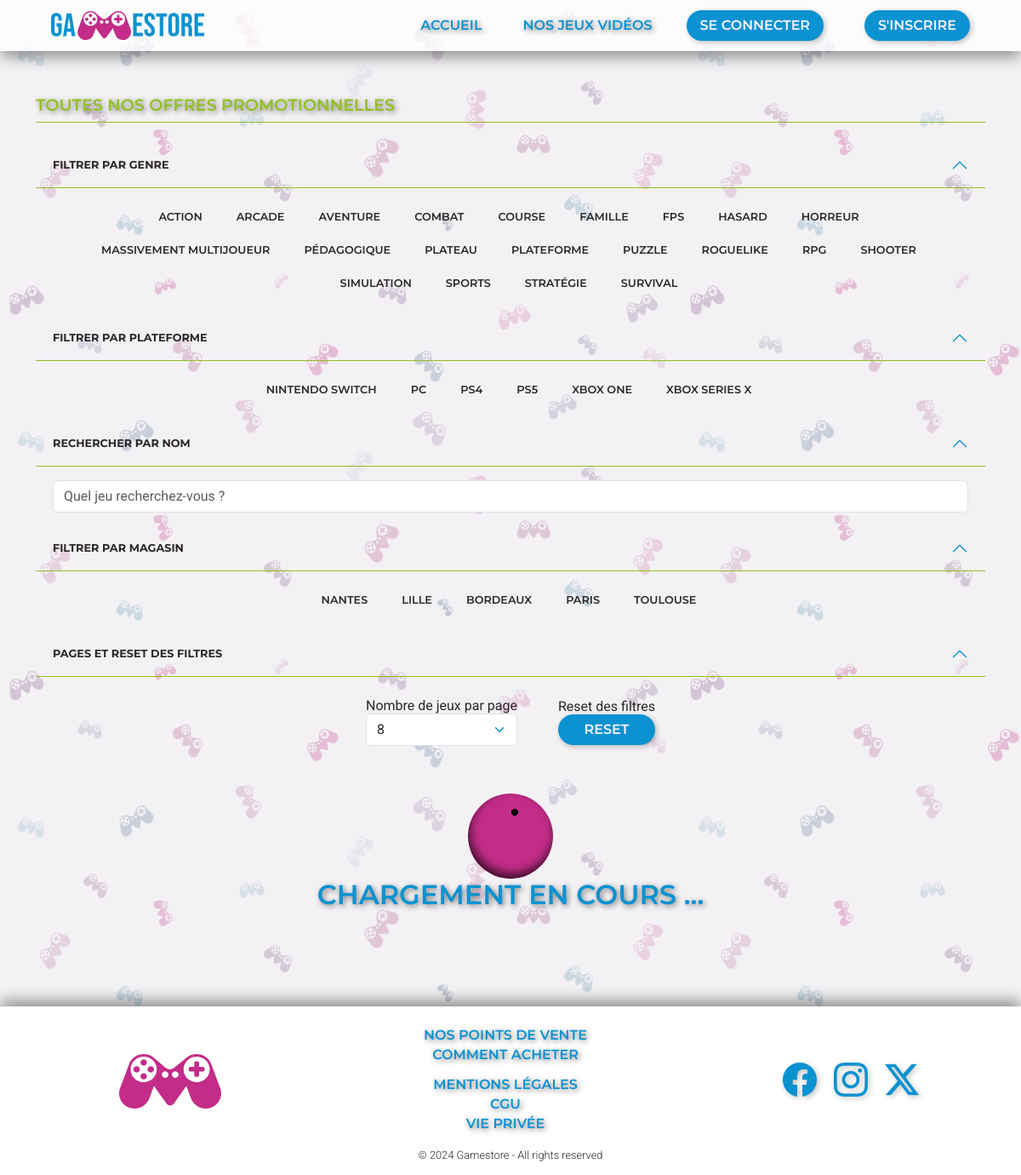
The page /dist/index.php?controller=games&action=promo on the database its author committed.
### tables this page shows
CREATE TABLE genre (
  id INT(11) UNSIGNED PRIMARY KEY AUTO_INCREMENT,
  name VARCHAR(100) NOT NULL UNIQUE
);

CREATE TABLE `platform` (
  id INT(11) UNSIGNED PRIMARY KEY AUTO_INCREMENT,
  name VARCHAR(100) NOT NULL UNIQUE
);

CREATE TABLE store (
  id INT(11) UNSIGNED PRIMARY KEY AUTO_INCREMENT,
  location VARCHAR(100) NOT NULL
);

### dist/index.php (called while the page is built, shortened)
<?php
require_once __DIR__.'/Autoload.php';
$controller = new App\Controller\RoutingController();
$controller->route();

### dist/App/Repository/MainRepository.php (called while the page is built, shortened)
<?php
class MainRepository
{
  public function __construct()
  {
    $mysql = Mysql::getInstance();
    $this->pdo = $mysql->getPDO();
  }
}

### dist/Autoload.php (called while the page is built, shortened)
<?php
class Autoload
{
  static function autoload($class)
  {
    $class = str_replace('\\', '/', $class);
  }
}

### dist/App/Db/Mysql.php (called while the page is built, shortened)
<?php
require_once __DIR__ . '/../../vendor/autoload.php';
class Mysql
{
  private function __construct()
  {
    $dotenv = new Dotenv(__DIR__ . '/../..');
  }
  private ?\PDO $pdo = null;
  private static ?self $_instance = null;
  public static function getInstance(): self
  {
    if (is_null(self::$_instance)) {
      self::$_instance = new Mysql();
    }
    return self::$_instance;
  }
  public function getPDO(): \PDO
  {
    if (is_null($this->pdo)) {
      try {
        $this->pdo = new \PDO("mysql:host=".$_ENV['DB_HOST'].";dbname=".$_ENV['DB_NAME'],$_ENV['DB_USER'], $_ENV['DB_PASSWORD']);
        $this->pdo->setAttribute(\PDO::ATTR_ERRMODE, \PDO::ERRMODE_EXCEPTION);
        $this->pdo->setAttribute(\PDO::ATTR_DEFAULT_FETCH_MODE, \PDO::FETCH_ASSOC);
      } catch (\PDOException $e) {
        echo _ERORR_MESSAGE_ . "(Erreur : " . $e->getCode() . ")";
        die();
      }
    }
    return $this->pdo;
  }
}

### dist/App/Repository/GenreRepository.php (called while the page is built, shortened)
<?php
class GenreRepository extends MainRepository
{
  public function getAllGenres(): array
  {
    $query = "SELECT * FROM genre";
    $stmt = $this->pdo->query($query);
    return $stmt->fetchAll();
  }
}

### dist/App/Tools/Security.php (called while the page is built, shortened)
<?php
class Security
{
  public static function secureInput(string $input): string
  {
    return htmlspecialchars(trim($input));
  }
}

### dist/App/Repository/PlatformRepository.php (called while the page is built, shortened)
<?php
class PlatformRepository extends MainRepository
{
  public function getAllPlatforms(): array
  {
    $query = "SELECT * FROM platform";
    $stmt = $this->pdo->query($query);
    return $stmt->fetchAll();
  }
}

### dist/App/Repository/StoreRepository.php (called while the page is built, shortened)
<?php
class StoreRepository extends MainRepository
{
  public function getAllStores(): array
  {
    $query = "SELECT * FROM store";
    $stmt = $this->pdo->query($query);
    return $stmt->fetchAll();
  }
}

### dist/templates/games/promo.php (the view, shortened to what this page needs)
<?php
require_once _TEMPLATEPATH_ . '/header.php'; ?>
<main class="container my-4 main">
  <section class="mt-2">
    <div class="d-flex justify-content-between gamestore-title">
      <h2 class="text-uppercase">Toutes nos offres promotionnelles</h2>
    </div>
  </section>
  <section class="my-4 pb-3">
    <div class="accordion" id="filters">
      <div class="accordion-item">
        <h2 class="accordion-header">
          <button class="accordion-button text-uppercase" type="button" data-bs-toggle="collapse" data-bs-target="#filter-genres" aria-expanded="true" aria-controls="filter-genres">
            Filtrer par genre
          </button>
        </h2>
        <div id="filter-genres" class="accordion-collapse collapse show">
          <div class="accordion-body row row-cols-auto justify-content-center">
            <?php foreach ($genres as $genre) : ?>
              <label class="btn btn-gamestore-outline-checked text-uppercase mb-1 me-1" for="btn-check-genre-<?= Security::secureInput($genre['id']) ?>"><?= Security::secureInput($genre['name']) ?></label>
            <?php endforeach; ?>
          </div>
        </div>
      </div>
      <div class="accordion-item">
        <h2 class="accordion-header">
          <button class="accordion-button text-uppercase" type="button" data-bs-toggle="collapse" data-bs-target="#filter-platform" aria-expanded="false" aria-controls="filter-platform">
            Filtrer par plateforme
          </button>
        </h2>
        <div id="filter-platform" class="accordion-collapse collapse show">
          <div class="accordion-body row row-cols-auto justify-content-center">
            <?php foreach ($platforms as $platform) : ?>
              <label class="btn btn-gamestore-outline-checked text-uppercase mb-1 me-1" for="btn-check-platform-<?= Security::secureInput($platform['id']) ?>"><?= Security::secureInput($platform['name']) ?></label>
            <?php endforeach; ?>
          </div>
        </div>
      </div>
      <div class="accordion-item">
        <h2 class="accordion-header">
          <button class="accordion-button text-uppercase" type="button" data-bs-toggle="collapse" data-bs-target="#filter-name" aria-expanded="false" aria-controls="filter-name">
            Rechercher par nom
          </button>
        </h2>
        <div id="filter-name" class="accordion-collapse collapse show">
          <div class="accordion-body">
            <input class="form-control" type="search" placeholder="Quel jeu recherchez-vous ?" id="search-game">
          </div>
        </div>
      </div>
      <div class="accordion-item">
        <h2 class="accordion-header">
          <button class="accordion-button text-uppercase" type="button" data-bs-toggle="collapse" data-bs-target="#filter-platform" aria-expanded="false" aria-controls="filter-platform">
            Filtrer par magasin
          </button>
        </h2>
        <div id="filter-store" class="accordion-collapse collapse show">
          <div class="accordion-body row row-cols-auto justify-content-center">
            <?php foreach ($stores as $store) : ?>
              <label class="btn btn-gamestore-outline-checked text-uppercase mb-1 me-1" for="btn-check-store-<?= Security::secureInput($store['id']) ?>"><?= Security::secureInput($store['location']) ?></label>
            <?php endforeach; ?>
          </div>
        </div>
      </div>
      <div class="accordion-item">
        <h2 class="accordion-header">
          <button class="accordion-button text-uppercase" type="button" data-bs-toggle="collapse" data-bs-target="#filter-pages" aria-expanded="false" aria-controls="filter-pages">
            Pages et reset des filtres
          </button>
        </h2>
        <div id="filter-pages" class="accordion-collapse collapse show">
          <div class="accordion-body d-flex justify-content-center">
            <div class="mt-2 d-flex align-items-center justify-content-center">
              <div class="text-center">Nombre de jeux par page
                <select class="form-select" id="games-per-page">
                  <option value="8" selected>8</option>
                </select>
              </div>
              <div class="text-center d-flex flex-column ms-5">
                <div>Reset des filtres</div>
                <button class="btn btn-gamestore text-uppercase" id="reset-filters">Reset</button>
              </div>
            </div>
          </div>
        </div>
      </div>
  </section>
  <div class="d-flex flex-column align-items-center" id="loading">
    <div class="loader"></div>
    <h4 class="text-uppercase fs-2 loading-title">Chargement en cours ...</h4>
  </div>
  <?php require_once _TEMPLATEPATH_ . '/footer.php'; ?>

### rows shown on the page
genre: name "ACTION"
genre: name "ARCADE"
genre: name "AVENTURE"
genre: name "COMBAT"
genre: name "COURSE"
genre: name "FAMILLE"
genre: name "FPS"
genre: name "HASARD"
genre: name "HORREUR"
genre: name "MASSIVEMENT MULTIJOUEUR"
genre: name "PÉDAGOGIQUE"
genre: name "PLATEAU"
genre: name "PLATEFORME"
genre: name "PUZZLE"
genre: name "ROGUELIKE"
genre: name "RPG"
genre: name "SHOOTER"
genre: name "SIMULATION"
genre: name "SPORTS"
genre: name "STRATÉGIE"
genre: name "SURVIVAL"
platform: name "NINTENDO SWITCH"
platform: name "PC"
platform: name "PS4"
platform: name "PS5"
platform: name "XBOX ONE"
platform: name "XBOX SERIES X"
store: location "NANTES"
store: location "LILLE"
store: location "BORDEAUX"
store: location "PARIS"
store: location "TOULOUSE"
